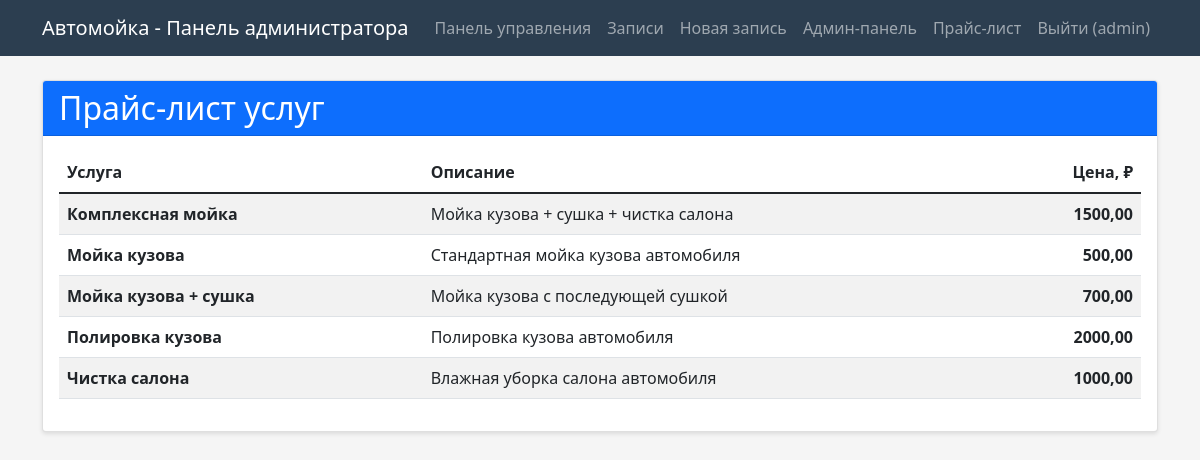
The app's page / (signed in) with its own data.
### carwash/models.py (models this page shows, shortened)
class Service(models.Model):
    name = models.CharField(max_length=200, verbose_name="Название услуги")
    description = models.TextField(blank=True, verbose_name="Описание")
    price = models.DecimalField(
        max_digits=10,
        decimal_places=2,
        verbose_name="Цена",
        validators=[MinValueValidator(0)],
    )
    is_active = models.BooleanField(
        default=True, verbose_name="Активна"
    )
    created_at = models.DateTimeField(
        auto_now_add=True, verbose_name="Дата создания"
    )
    class Meta:
        verbose_name = "Услуга"
        verbose_name_plural = "Услуги"
        ordering = ["name"]

### carwash/views.py (the view)
# urls.py: path("", views.price_list, name="price_list"),
def price_list(request):
    services = Service.objects.filter(is_active=True).order_by("name")
    context = {
        "services": services,
    }
    return render(request, "carwash/price_list.html", context)

### carwash/templates/carwash/price_list.html (shortened to what this page needs)
{% extends 'carwash/base.html' %}
{% block content %}
<div class="row">
    <div class="col-12">
        <div class="card">
            <div class="card-header bg-primary text-white">
                <h2 class="mb-0">Прайс-лист услуг</h2>
            </div>
            <div class="card-body">
                <div class="table-responsive">
                    <table class="table table-striped table-hover">
                        <thead>
                            <tr>
                                <th>Услуга</th>
                                <th>Описание</th>
                                <th class="text-end">Цена, ₽</th>
                            </tr>
                        </thead>
                        <tbody>
                            {% for service in services %}
                            <tr>
                                <td><strong>{{ service.name }}</strong></td>
                                <td>{{ service.description|default:"—" }}</td>
                                <td class="text-end"><strong>{{ service.price }}</strong></td>
                            </tr>
                            {% empty %}
                            <tr>
                                <td colspan="3" class="text-center">Услуги не найдены</td>
                            </tr>
                            {% endfor %}
                        </tbody>
                    </table>
                </div>
            </div>
        </div>
    </div>
</div>
{% endblock %}

### carwash/templates/carwash/base.html (shortened to what this page needs)
<!DOCTYPE html>
<html lang="ru">
<head>
    <link href="https://cdn.jsdelivr.net/npm/bootstrap@5.1.3/dist/css/bootstrap.min.css" rel="stylesheet">
</head>
<body>
    {% if user.is_authenticated %}
    <nav class="navbar navbar-dark navbar-expand-lg">
        <div class="container">
            <a class="navbar-brand" href="{% url 'dashboard' %}">Автомойка - Панель администратора</a>
            <div class="collapse navbar-collapse" id="navbarNav">
                <ul class="navbar-nav ms-auto">
                    <li class="nav-item">
                        <a class="nav-link" href="{% url 'dashboard' %}">Панель управления</a>
                    </li>
                    <li class="nav-item">
                        <a class="nav-link" href="{% url 'booking_list' %}">Записи</a>
                    </li>
                    <li class="nav-item">
                        <a class="nav-link" href="{% url 'booking_create' %}">Новая запись</a>
                    </li>
                    <li class="nav-item">
                        <a class="nav-link" href="{% url 'admin:index' %}">Админ-панель</a>
                    </li>
                    <li class="nav-item">
                        <a class="nav-link" href="{% url 'price_list' %}">Прайс-лист</a>
                    </li>
                    <li class="nav-item">
                        <a class="nav-link" href="{% url 'admin:logout' %}">Выйти ({{ user.username }})</a>
                    </li>
                </ul>
            </div>
        </div>
    </nav>
    {% endif %}
    <div class="container mt-4">
        {% block content %}{% endblock %}
    </div>
</body>
</html>

### carwash/templates/carwash/base.html (style rules this page uses)
body { background-color: #f5f5f5; }
.navbar { background-color: #2c3e50; }
.card { box-shadow: 0 2px 4px rgba(0,0,0,0.1); margin-bottom: 20px; }

### records on screen
Service: name "Комплексная мойка", description "Мойка кузова + сушка + чистка салона", price "1500,00"
Service: name "Мойка кузова", description "Стандартная мойка кузова автомобиля", price "500,00"
Service: name "Мойка кузова + сушка", description "Мойка кузова с последующей сушкой", price "700,00"
Service: name "Полировка кузова", description "Полировка кузова автомобиля", price "2000,00"
Service: name "Чистка салона", description "Влажная уборка салона автомобиля", price "1000,00"

### other values on screen
{{ user.username }} "admin"
